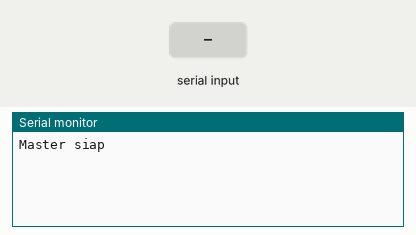
This sketch was run on a simulated Arduino Uno, built with avr-gcc and run on an emulated ATmega328P. Shown: the last lines printed to the serial monitor. The inputs (shaded band) are chosen by the test bench.

Above: at 1.2 s.
1.3 s: "-\n" received over Serial
At 1.8 s:
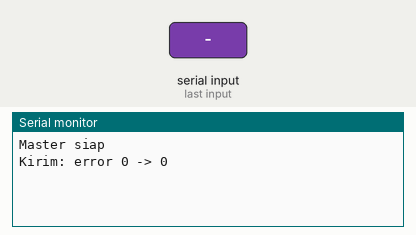
2.8 s: "90,45\n" received over Serial
At 4.1 s:
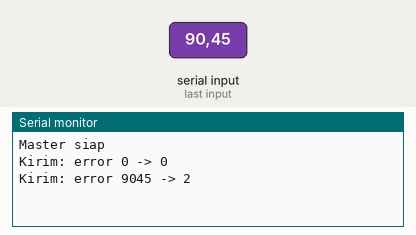

The sketch:

master.ino
```cpp
#include <SPI.h>
#include <mcp_can.h>

#define CAN_CS 10
MCP_CAN CAN(CAN_CS);

const int TURN_THRESHOLD = 30;   // -15..15 = lurus (0), > 15 = kanan (2), < -15 = kiri (1)

char buf[12];
uint8_t len = 0;

void sendCommand(uint8_t cmd) {
  byte data[5];
  data[0] = cmd;

  unsigned long currentMicros = micros();
  memcpy(&data[1], &currentMicros, 4);

  CAN.sendMsgBuf(0x100, 0, 5, data);   // frame sama persis dengan kode lama Anda
}

void processLine() {
  buf[len] = 0;
  int e = atoi(buf);

  uint8_t cmd;
  if (e > TURN_THRESHOLD)       cmd = 2;   // kanan
  else if (e < -TURN_THRESHOLD) cmd = 1;   // kiri
  else                          cmd = 0;   // lurus

  sendCommand(cmd);

  Serial.print("Kirim: error ");
  Serial.print(e);
  Serial.print(" -> ");
  Serial.println(cmd);
}

void setup() {
  Serial.begin(115200);
  while (CAN.begin(MCP_ANY, CAN_500KBPS, MCP_8MHZ) != CAN_OK) {
    Serial.println("CAN init gagal, mencoba lagi...");
    delay(500);
  }
  CAN.setMode(MCP_NORMAL);
  Serial.println("Master siap");
}

void loop() {
  while (Serial.available()) {
    char c = Serial.read();

    if (c == '\n' || c == '\r') {
      if (len > 0) {          // baris selesai -> proses
        processLine();
        len = 0;
      }
    } else if ((c >= '0' && c <= '9') || c == '-') {
      if (len < sizeof(buf) - 1) buf[len++] = c;
    }
    // karakter lain (huruf, spasi, dll.) diabaikan
  }
}
```

Measured:
- after the input at 1.3 s, the serial monitor: prints a new line at once (image 1)
- after the input at 2.8 s, the serial monitor: prints a new line at once (image 2)
